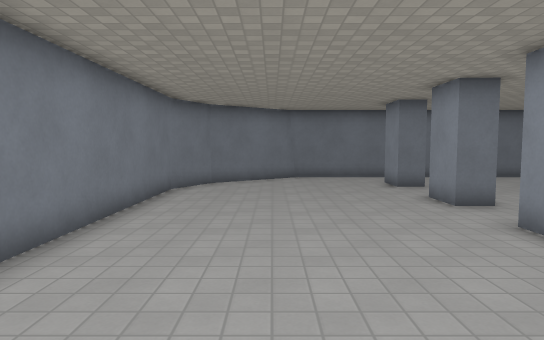
View 1 (above)

17 first-person views from a walk through a level from a Godot 3-D game. The camera is 1.5 m above the floor, tilts 4° down and sees 75° across. The floor is counted in squares, 1 m on a side. Each view is taken from the middle of a square. On the plan, view 1 faces up. The plan holds only what a view shows up to about 16 squares ahead; the rest is blank. The place goes on beyond the plan. Characters and animated objects are not drawn. Surface patterns are stand-ins for the level's own textures.

View 2
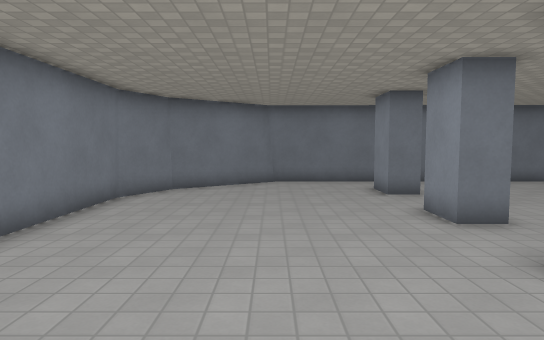

View 3
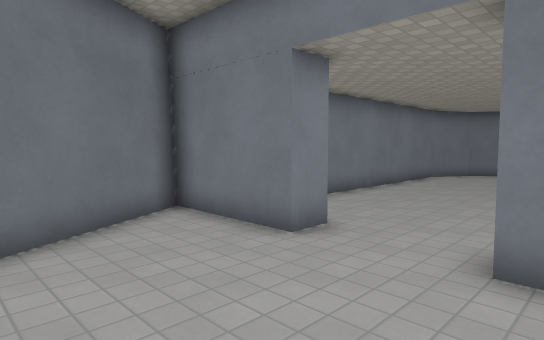

View 4
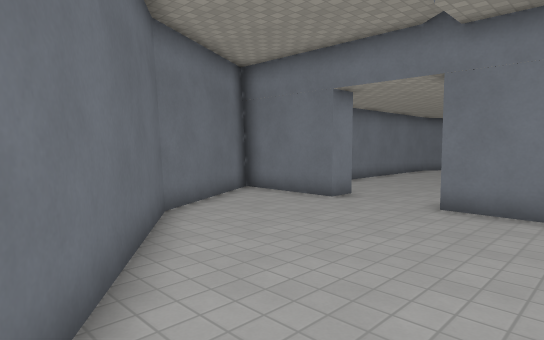

View 5
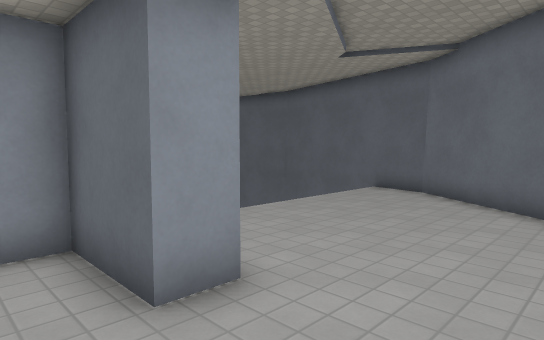

View 6
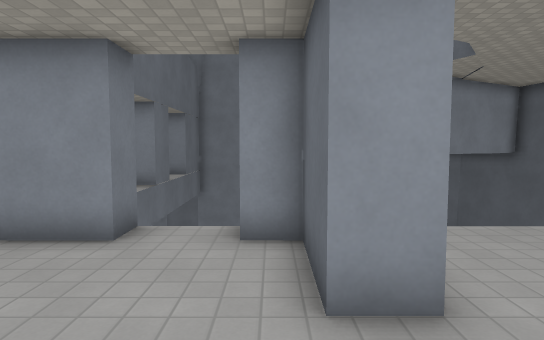

View 7
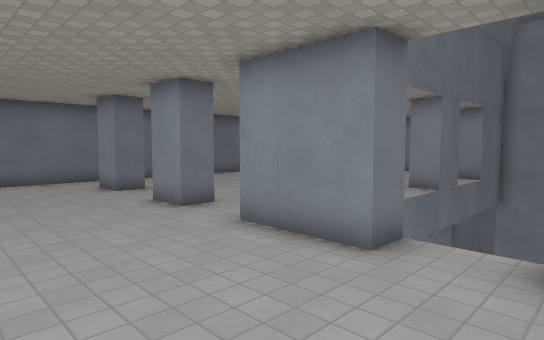

View 8
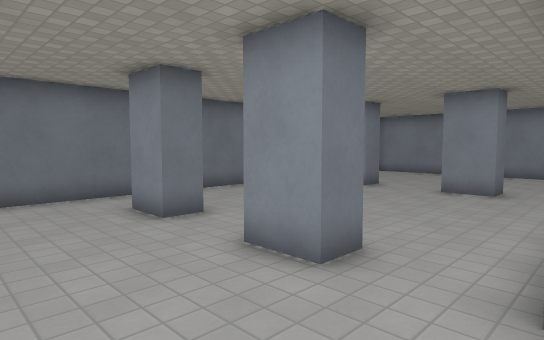

View 9
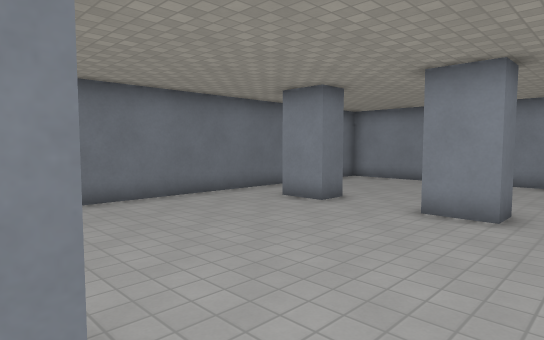

View 10
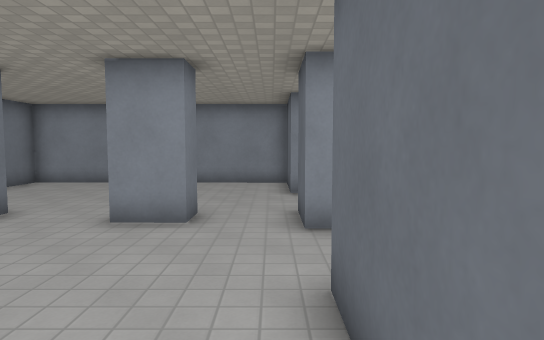

View 11
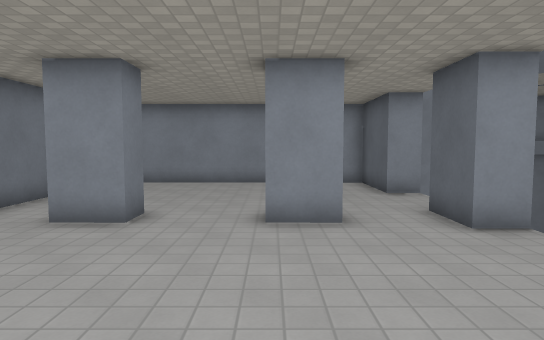

View 12
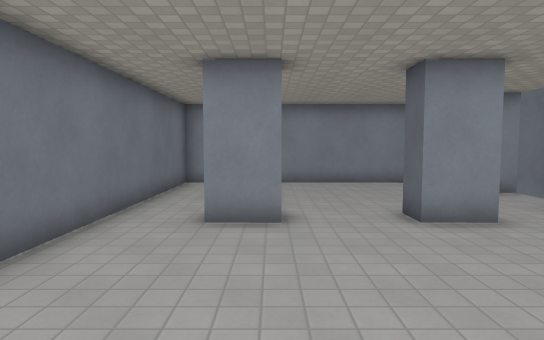

View 13
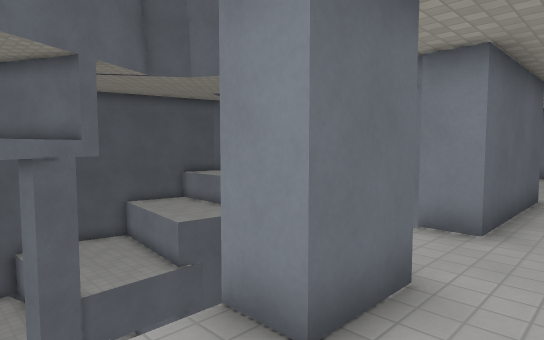

View 14
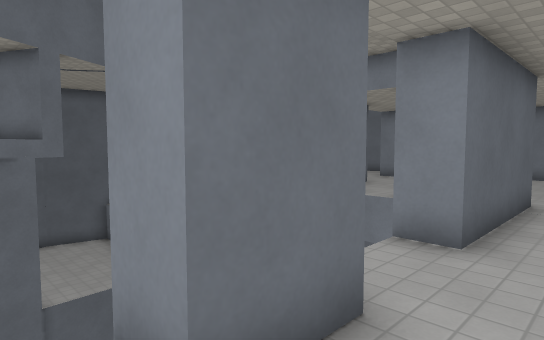

View 15
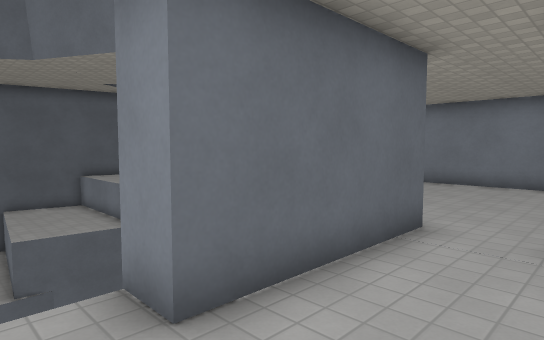

View 16
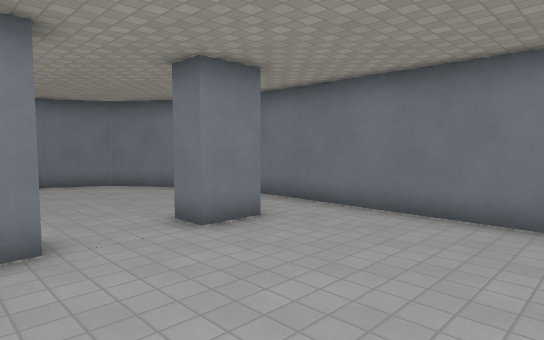

View 17
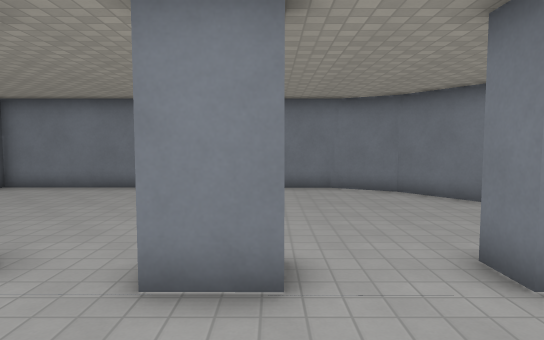

### Floor plan
Key: @ floor where view 1 was taken; # wall or solid block; . floor; ^ raised ledge; v drop or lower ground.
Columns run from 5 left of view 1 to 20 right of it. Each row starts with its distance up from view 1.
 17      #####################
 16     ##...................#
 15   ###....................#
 14   #.......#.......#......#
 13  ##.......#.......#......#
 12  #.......................#
 11  #.......................#
 10  #........#.......#......#
  9  #........#.......#......#
  8  #.......................#
  7  #.......................#
  6  #........#####...##..####
  5  #........##  #   ##  #v
  4  #........##             v
  3  #.........              v
  2  #.........              v
  1  #........#
  0 ####.@..###             ^^
 -1 #.........
 -2 ##.........
 -3  #.........      ##^^
 -4  ##........vvvvvvv#^
 -5   #........vvvvvvvv
 -6   ###......vvvvvvv ^
 -7     ##.....vvvvvvv v
 -8      ###...vvvvvvvvv^
 -9        ##.. vvvvvvvv
-10         ######v v v##
-11              ####

Where each view was taken, in squares from view 1:
view 1: 0 up, 0 right, facing up
view 2: 2 up, 1 right, facing up
view 3: 5 down, 3 right, facing up-left
view 4: 9 down, 5 right, facing up-left
view 5: 2 up, 1 left, facing down-right
view 6: 1 up, 1 left, facing right
view 7: 1 up, 0 right, facing up-right
view 8: 6 up, 1 right, facing up-right
view 9: 7 up, 5 right, facing up-right
view 10: 7 up, 6 right, facing right
view 11: 10 up, 6 right, facing right
view 12: 13 up, 6 right, facing right
view 13: 8 up, 16 right, facing down-left
view 14: 8 up, 15 right, facing down-left
view 15: 9 up, 11 right, facing down-left
view 16: 9 up, 11 right, facing up-left
view 17: 10 up, 9 right, facing left
